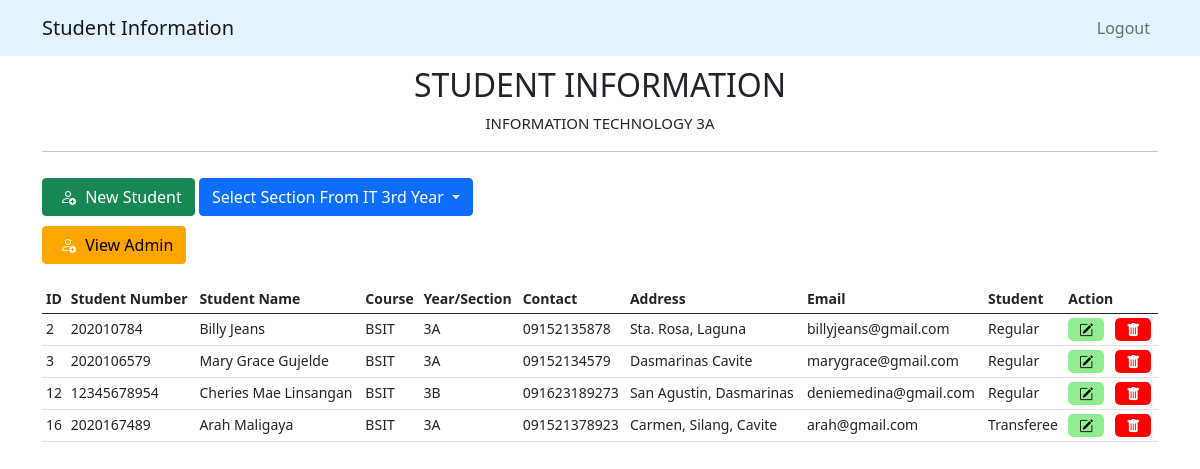
/admin/it3a.php, run on the app's committed database.
### tables this page shows
CREATE TABLE `it3a` (
  `id` int(255) NOT NULL,
  `studentNumber` varchar(255) NOT NULL,
  `studentName` varchar(255) NOT NULL,
  `course` varchar(255) NOT NULL,
  `year_section` varchar(255) NOT NULL,
  `contact` varchar(255) NOT NULL,
  `address` varchar(255) NOT NULL,
  `email` varchar(255) NOT NULL,
  `student` varchar(255) NOT NULL
);

### admin/it3a.php (the view, shortened to what this page needs)
<?php
include 'connection.php';
?>
<!DOCTYPE html>
<html lang="en">
<head>
    <link href="https://cdn.jsdelivr.net/npm/bootstrap@5.0.2/dist/css/bootstrap.min.css" rel="stylesheet"
>
    <link rel="stylesheet" href="https://cdn.jsdelivr.net/npm/bootstrap-icons@1.10.5/font/bootstrap-icons.css">
</head>
<body>
  <header>
    <nav class="navbar navbar-expand-lg navbar-light " style="background-color: #e3f2fd;">
      <div class="container">
          <a class="navbar-brand" href="#">Student Information</a>
            <div class="collapse navbar-collapse justify-content-end" id="navbarNav">
              <ul class="navbar-nav">
                <li class="nav-item">
                  <a class="nav-link" href="home.php">Logout</a>
                </li>
              </ul>
        </div>
      </div>
    </nav>
  </header>
    <div class="container mb-5">
        <h2 class="title">STUDENT INFORMATION</h2>
       <p class="it-section">INFORMATION TECHNOLOGY 3A</p>
       <hr>
        <a class="btn btn-success" href="createforIT3A.php" role="button">
        <i class="bi bi-person-add"></i> New Student</a>
        <div class="btn-group justify-content-end">
        <button type="button" class="btn btn-primary dropdown-toggle select" data-bs-toggle="dropdown" aria-expanded="false">
        Select Section From IT 3rd Year
        </button>
      </div>
        <a class="btn btn-info justify-content-flex-end" href="admin.php" role="button">
        <i class="bi bi-person-add"></i> View Admin</a>
        <br>
        <div class="table-responsive">
        <table class="table table-hover table-sm">
            <thead class="thead-dark">
                <tr>
                    <th scope="col">ID</th>
                    <th scope="col">Student Number</th>
                    <th scope="col">Student Name</th>
                    <th scope="col">Course</th>
                    <th scope="col">Year/Section</th>
                    <th scope="col">Contact</th>
                    <th scope="col">Address</th>
                    <th scope="col">Email</th>
                    <th scope="col">Student</th>
                    <th scope="col">Action</th>
                </tr>
            </thead>
            <tbody>
            <?php
            $sql = "SELECT * FROM IT3A";
            $result = mysqli_query($con, $sql);
            if($result) {
              while($row = mysqli_fetch_assoc($result)){
                echo "  <tr>
                <td>$row[id]</td>
                <td>$row[studentNumber]</td>
                <td>$row[studentName]</td>
                <td>$row[course]</td>
                <td>$row[year_section]</td>
                <td>$row[contact]</td>
                <td>$row[address]</td>
                <td>$row[email]</td>
                <td>$row[student]</td>
                <td>
                <button>
                <a href='updateforIT3A.php?id=$row[id]'>
                <i class='bi bi-pencil-square'></i></a> </button>
                 &nbsp;
                  <button class='delete-btn'>
                  <a href='deleteforIT3A.php?id=$row[id]'>
                  <i class='bi bi-trash-fill'></i>
                  </a> </button>
                </td>
            </tr>
                ";
            }
          }
            ?>
            </tbody>
        </table>
    </div>
        </div>
</body>
</html>

### admin/it3a.php (style rules this page uses)
.btn { margin-top: 10px; }
a { text-decoration: none; color: white; }
.title { margin-top:10px; text-align: center; }
.it-section { font-size: 15px; text-align: center; }
th { font-size: 14px; }
td { font-size: 14px; }
table { margin-top:20px; }
i { color: black; padding: 5px; }
button { background: lightgreen; border: none; border-radius: 5px; }
.delete-btn { background: red; border: none; border-radius: 5px; }
.delete-btn i { color: white; }
.bi-person-add { color: white; }
.select { margin-right: 555px; }
.btn-info { background-color: orange; border-color: orange; }

### data on the page
it3a: id "2", studentNumber "202010784", studentName "Billy Jeans", course "BSIT", year_section "3A", contact "09152135878", address "Sta. Rosa, Laguna", email "billyjeans@gmail.com", student "Regular"
it3a: id "3", studentNumber "2020106579", studentName "Mary Grace Gujelde", course "BSIT", year_section "3A", contact "09152134579", address "Dasmarinas Cavite", email "marygrace@gmail.com", student "Regular"
it3a: id "12", studentNumber "12345678954", studentName "Cheries Mae Linsangan", course "BSIT", year_section "3B", contact "091623189273", address "San Agustin, Dasmarinas", email "deniemedina@gmail.com", student "Regular"
it3a: id "16", studentNumber "2020167489", studentName "Arah Maligaya", course "BSIT", year_section "3A", contact "091521378923", address "Carmen, Silang, Cavite", email "arah@gmail.com", student "Transferee"
